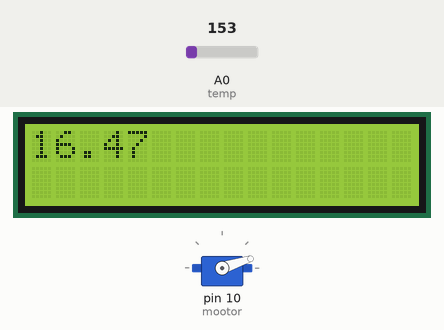
Recording of a sketch running on a simulated Arduino Uno, built with avr-gcc and run on an emulated ATmega328P. Parts: servo, 16×2 character LCD. The inputs (shaded band) are chosen by the test bench; at power-on: A0 (temp) = 153. What the sketch prints to the serial monitor is not drawn.

Above: at 1.2 s.
1.3 s: A0 (temp) set to 155
At 2.4 s:
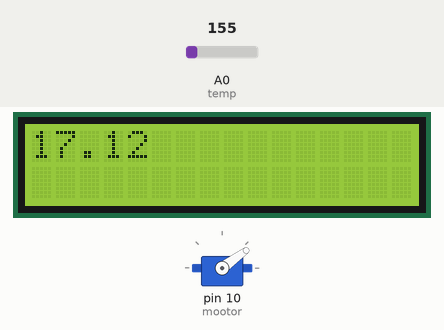
3.1 s: A0 (temp) set to 165
At 4.3 s:
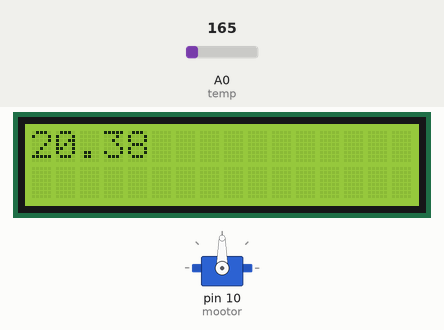
4.9 s: A0 (temp) set to 175
At 6.3 s:
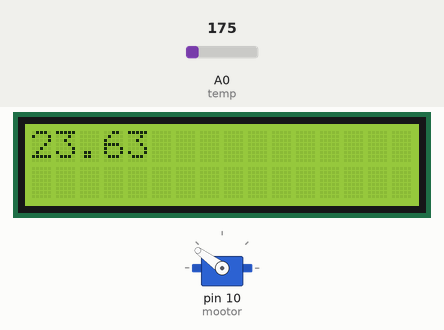
6.6 s: A0 (temp) set to 191
At 7.2 s:
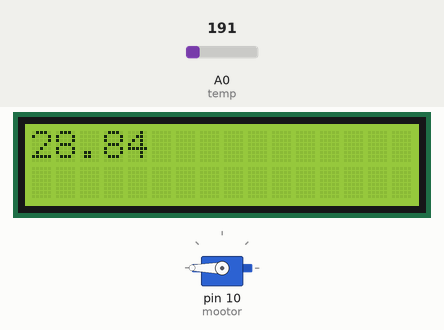
8.3 s: A0 (temp) set to 179
At 9.2 s:
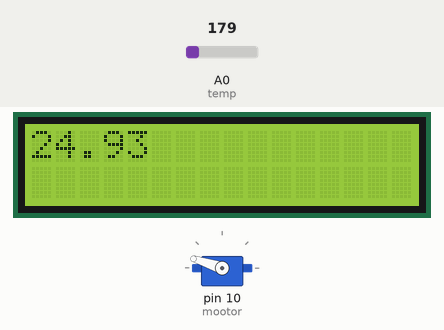
Timing chart, 0 to 11.0 s (numbered marks = the images above; inputs shaded):
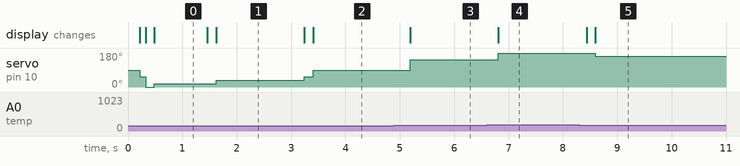

Measured:
- the behaviour switches between 154 and 155 on A0 (temp) (found by bisection; images 0 and 1)
- the behaviour switches between 180 and 179 on A0 (temp) (found by bisection; images 4 and 5)
- after the input at 1.3 s, servo on pin 10 (mootor): 18° → 36° after 0.32 s; the display: first changes after 0.16 s (image 1 shows a later state)
- after the input at 3.1 s, servo on pin 10 (mootor): 36° → 54° after 0.14 s, → 90° 0.16 s later; the display: first changes after 0.14 s (image 2 shows a later state)
- after the input at 4.9 s, servo on pin 10 (mootor): 90° → 144° after 0.29 s; the display: changes after 0.29 s (image 3)
- after the input at 6.6 s, servo on pin 10 (mootor): 144° → 180° after 0.21 s; the display: changes after 0.21 s (image 4)
- after the input at 8.3 s, servo on pin 10 (mootor): 180° → 162° after 0.30 s; the display: first changes after 0.14 s (image 5 shows a later state)

The sketch:

sketch_nov19a.ino
```cpp
#include <LiquidCrystal.h>

#include <Servo.h>
LiquidCrystal lcd(12, 11, 5, 4, 3, 2);

Servo mootor;
long lastT;
long curT;
float temperature[50];
int tempN;
float tempM = 0;

#define temp A0
int tempr;
void setup() {
  pinMode(temp, INPUT);
  Serial.begin(9600);
  mootor.attach(10);
  lcd.begin(16, 2);
}

void loop() {
 curT = (millis()-lastT);
 int read = analogRead(temp);
 Serial.print(read);
 Serial.print("          ");
 float volt = (read/1024.0) * 5.0;
 Serial.print(volt);
 Serial.print("          ");
 float tempr = (volt - .5) * 100.0;
 Serial.println(tempr);
 tempN = tempN+1;
 temperature[tempN] = tempr;

 if (curT >= 100) {
  lastT = millis();
  Serial.println(tempN);
  for (int i = 1; i<tempN; i++) {
    tempM = tempM+temperature[i];
    Serial.print(temperature[i]);
    Serial.print("          ");
    Serial.println(tempM);
  }
  Serial.println(tempM/tempN);
  lcd.clear();
  lcd.print(tempM/tempN);
  mootor.write(map(tempM/tempN, 15, 25, 0, 180));

  tempN = 0;
  tempM = 0;

 }


}
```
